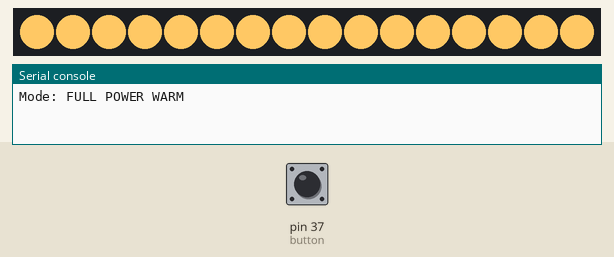
A program run on a simulated MicroPython board. On the bench: 16 RGB LEDs in strip order, left to right, the last lines printed to the serial console. The inputs (shaded band) are chosen by the test bench; at power-on: pin 37 (button) HIGH. Dim RGB values are drawn brighter than linear.

Above: at 1.2 s.
1.3 s: pin 37 (button) pulled LOW for 1 s
At 3.4 s:
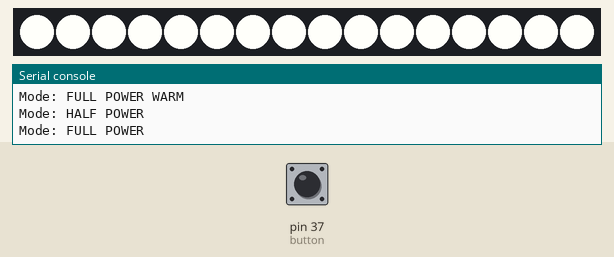
3.8 s: pin 37 (button) pulled LOW for 0.15 s
At 4.9 s:
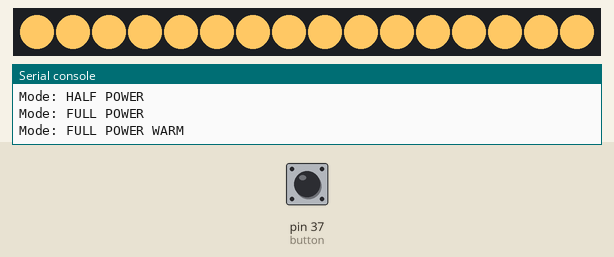
5.4 s: pin 37 (button) pulled LOW for 3.2 s
At 9.4 s:
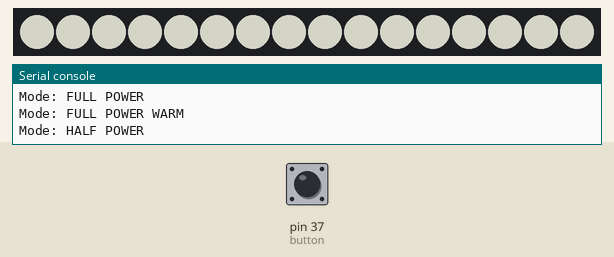
Timing chart, 0 to 10.9 s (numbered marks = the images above; inputs shaded):
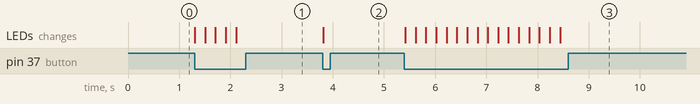

The program:

neopx16.py
```python
from machine import Pin
from neopixel import NeoPixel
import time

# Configuration
LED_PIN = 26
NUM_LEDS = 16
BUTTON_PIN = 37  # You can change this to your desired button pin

# Initialize NeoPixel strip
np = NeoPixel(Pin(LED_PIN), NUM_LEDS)
button = Pin(BUTTON_PIN, Pin.IN, Pin.PULL_UP)

# Color definitions
FULL_WHITE = (255, 255, 250)  # Full power white
WARM_WHITE = (255, 200, 100)  # Warm white
HALF_WHITE = (128, 128, 120)  # Half power white
HALF_WARM = (128, 100, 50)   # Half power warm white

# Mode management
current_mode = 0
modes = [
    ("FULL POWER", FULL_WHITE),
    ("FULL POWER WARM", WARM_WHITE),
    ("HALF POWER", HALF_WHITE),
    ("HALF POWER WARM", HALF_WARM)
]

def set_all_leds(color):
    """Set all LEDs to the specified color"""
    for i in range(NUM_LEDS):
        np[i] = color
    np.write()

def clear_all():
    """Turn off all LEDs"""
    set_all_leds((0, 0, 0))

def change_mode():
    """Change to the next mode"""
    global current_mode
    current_mode = (current_mode + 1) % (len(modes)-1)
    mode_name, color = modes[current_mode]
    print(f"Mode: {mode_name}")
    set_all_leds(color)

# Button debouncing variables
last_button_time = 0
debounce_delay = 200  # milliseconds

def handle_button():
    """Handle button press with debouncing"""
    global last_button_time
    current_time = time.ticks_ms()
    if time.ticks_diff(current_time, last_button_time) > debounce_delay:
        if not button.value():  # Button is pressed (active low)
            change_mode()
            last_button_time = current_time

def main():
    """Main program loop"""
    # Initial setup
    clear_all()
    change_mode()

    # Main loop
    while True:
        handle_button()
        time.sleep_ms(50)  # Small delay to prevent busy waiting

try:
    main()
except KeyboardInterrupt:
    print("Program terminated")
```

Measured:
- after the input at 1.3 s, the LEDs: first change at once (image 1 shows a later state)
- after the input at 3.8 s, the LEDs: change at once (image 2)
- after the input at 5.4 s, the LEDs: change at once (image 3)
